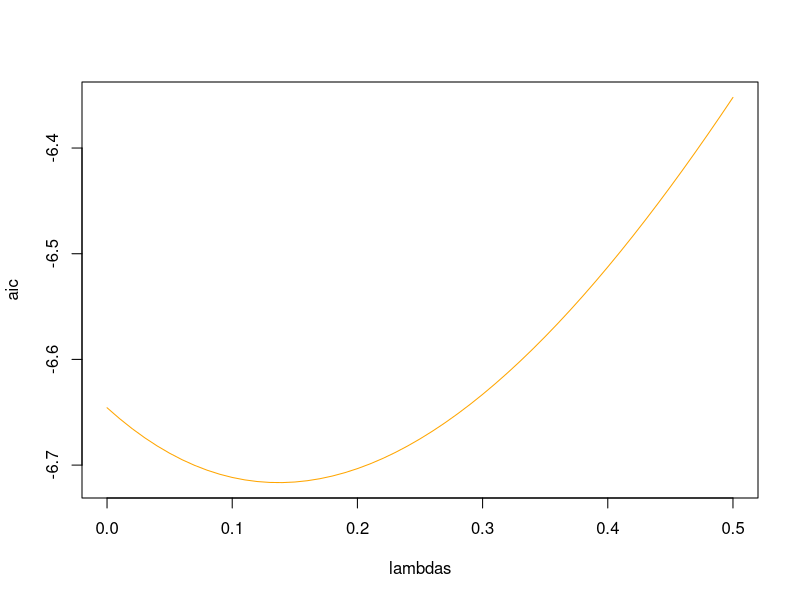

Recreate this plot in R.
# Question 5
y = c(5.5,5.9,6.5,5.9,8,9,10,10.8)
X = matrix(c(rep(1,8),7.2,10,9,5.5,9,9.8,14.5,8,8.7,9.4,
             10,9,12,11,12,13.7,5.5,4.4,4,7,5,6.2,5.8,3.7),8,4)

Xscaled = scale(X[,-1]) # No intercept parameter (Piazza)
yscaled = scale(y, scale=FALSE) # Only centering, no scale (Piazza)
r = dim(t(Xscaled)%*%Xscaled)
n = dim(Xscaled)[1]

aic = c()
lambdas = seq(0, 0.5, by=0.01)

library(matrixcalc)

for (i in lambdas){
  lambda = diag(i, r)
  
  ridgeb = solve(t(Xscaled)%*%Xscaled + lambda, t(Xscaled)%*%yscaled)
  SSRes = t(yscaled-Xscaled%*%ridgeb)%*%(yscaled-Xscaled%*%ridgeb)
  
  H = Xscaled%*%solve(t(Xscaled)%*%Xscaled + lambda)%*%t(Xscaled)
  
  aic = c(aic, n*log(SSRes/n) + 2*matrix.trace(H))
}

plot(lambdas, aic, col='orange', type='l')
lambda_aic = lambdas[which.min(aic)]
lambda_aic

# library(glmnet)
# fit.ridge <- glmnet(x = Xscaled, y = yscaled, alpha = 0)
# plot(fit.ridge, xvar = "lambda", label = T)
# cv.ridge <- cv.glmnet(x = Xscaled, y = yscaled, alpha = 0)
# cv.ridge$lambda.min
